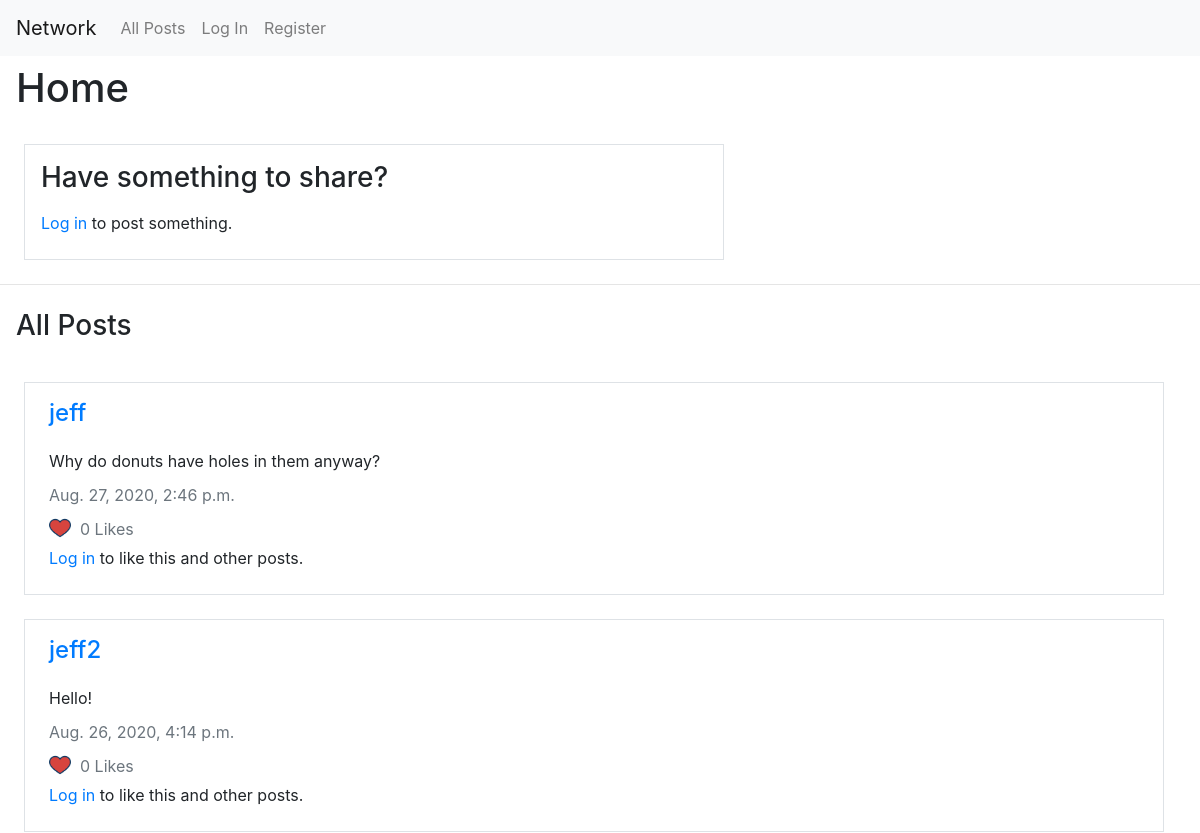
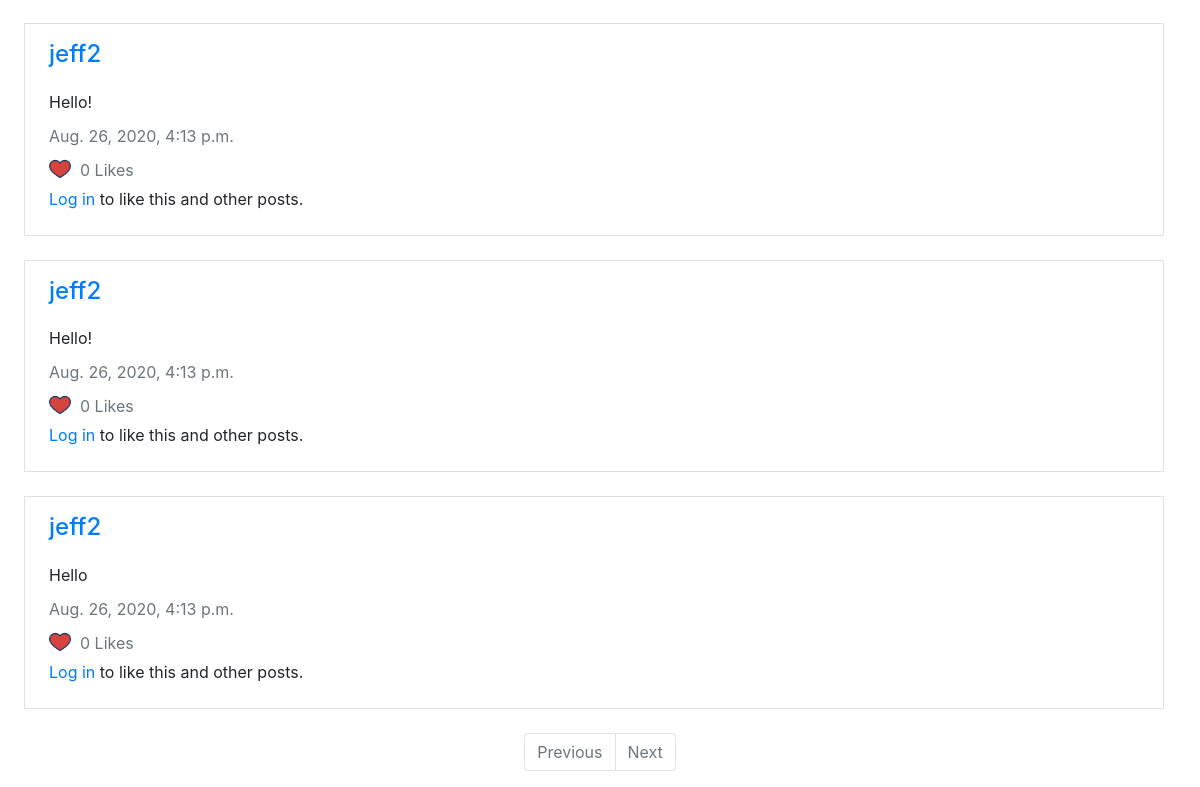
The app's page /, older data (2 pictures, top to bottom).
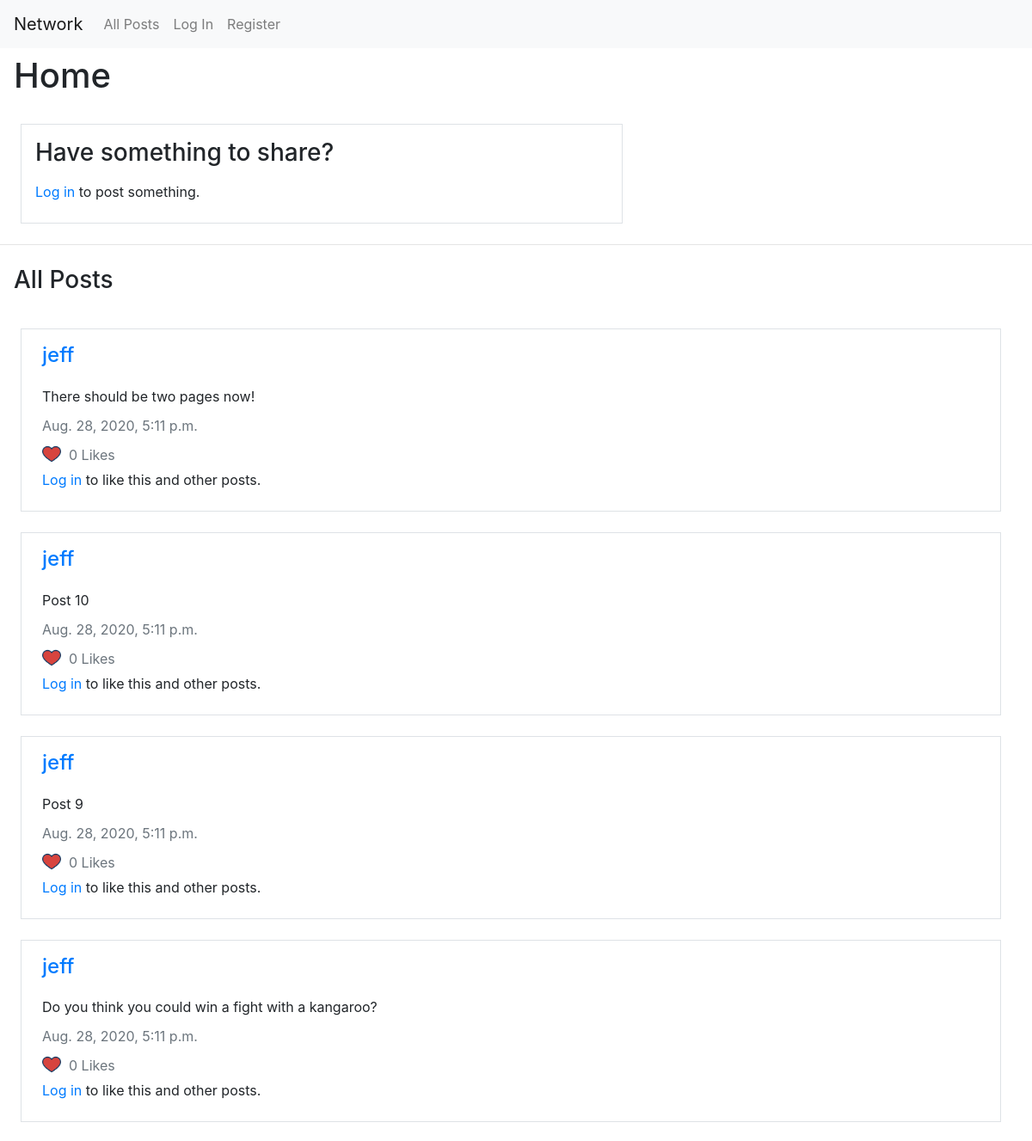
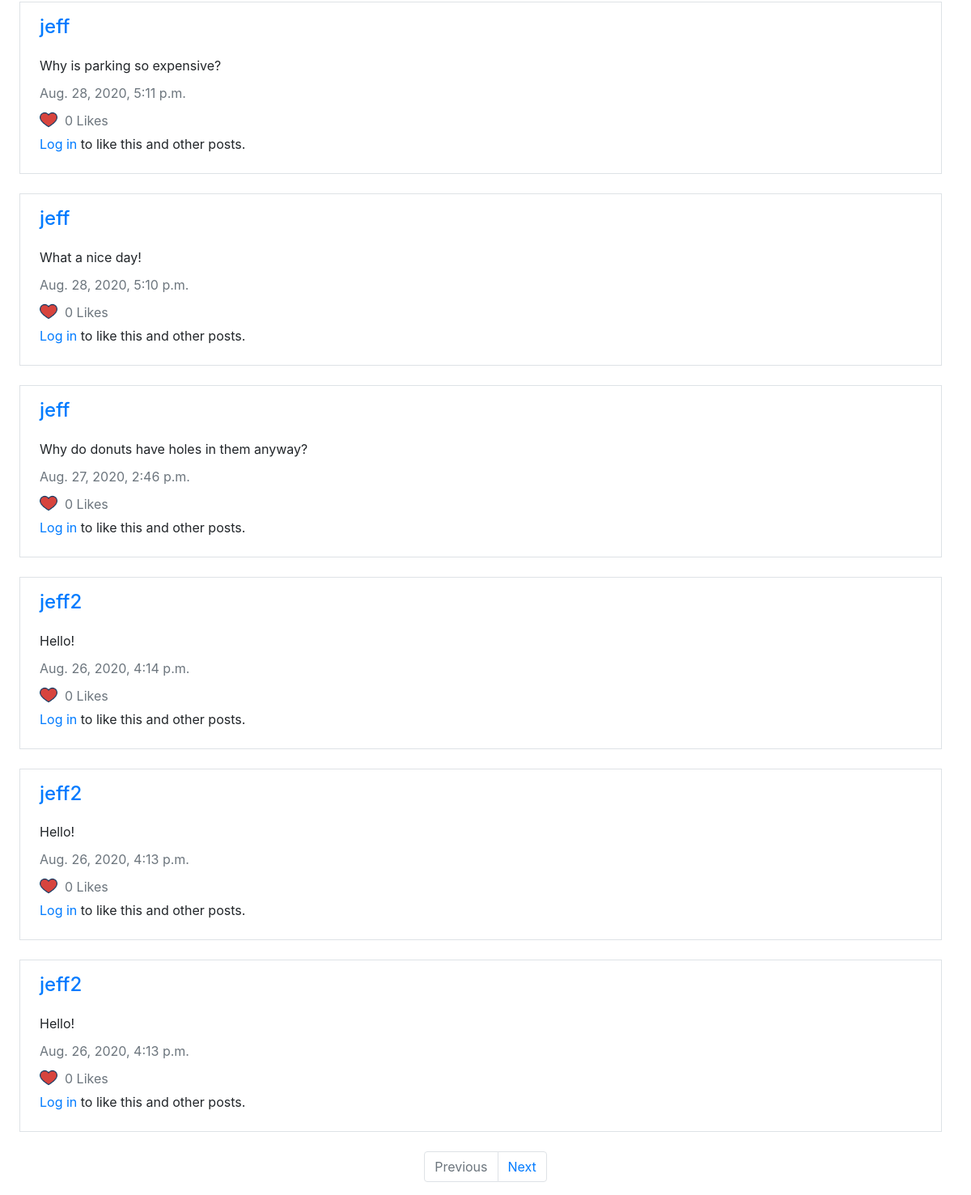
The same page, newer data (2 pictures, top to bottom).
### network/models.py (models this page shows, shortened)
class Post(models.Model):
    user = models.ForeignKey(User, on_delete=models.PROTECT, related_name="user_posts")
    postbody = models.TextField(max_length=1000)
    timestamp = models.DateTimeField()
    likes = models.ManyToManyField(User, blank=True, related_name="liked_posts")

class User(AbstractUser):
    pass

### network/views.py (the view)
# urls.py: path("", views.index, name="index"),
def index(request):
    form = PostForm()
    allposts = Post.objects.all().order_by("-timestamp")
    paginator = Paginator(allposts, 10)
    page_number = request.GET.get('page')
    posts = paginator.get_page(page_number)
    if request.user.is_authenticated:
        liked_posts = request.user.liked_posts.all()
    else:
        liked_posts = []
    return render(request, "network/index.html", {
        'form': form,
        'posts': posts,
        'title': "All Posts",
        'liked_posts': liked_posts
    })

### network/templates/network/index.html (shortened to what the changed rows need)
{% extends "network/layout.html" %}
{% load static %}
{% block body %}
<div class="row mx-2 mt-2 px-2">
    <h1>Home</h1>
</div>
    {% for post in posts %}
        <div class="container border m-4 p-2">
            <div class="row m-2 px-2">
                <a href="/users/{{post.user}}"><h4>{{ post.user }}</h4></a>
            </div>
            <div class="row mx-2 px-2">
                <p class="posttext" id="post-{{ post.id }}">{{ post.postbody }}</p>
            </div>
            <div class="row mx-2 px-2">
                <p class="text-secondary posttext">{{ post.timestamp }}</p><br>
            </div>
            {% if user.is_authenticated %}
                {% if post in liked_posts %}
                    <div class="row mx-2 px-2 unlike" data-postid="{{ post.id }}" data-userid="{{ user.id }}">
                        <img src="{% static 'network/heart-red.png' %}" class="icon posttext" id="heart-{{ post.id }}">&nbsp;&nbsp;
                        {% if post.likes.count == 1 %}
                            <p class="text-secondary posttext" id="likes-{{ post.id }}">{{ post.likes.count }} Like</p><br>
                        {% else %}
                            <p class="text-secondary posttext" id="likes-{{ post.id }}">{{ post.likes.count }} Likes</p><br>
                        {% endif %}
                    </div>
                {% else %}
                    <div class="row mx-2 px-2 like" data-postid="{{ post.id }}" data-userid="{{ user.id }}">
                        <img src="{% static 'network/heart.png' %}" class="icon posttext" id="heart-{{ post.id }}">&nbsp;&nbsp;
                        {% if post.likes.count == 1 %}
                            <p class="text-secondary posttext" id="likes-{{ post.id }}">{{ post.likes.count }} Like</p><br>
                        {% else %}
                            <p class="text-secondary posttext" id="likes-{{ post.id }}">{{ post.likes.count }} Likes</p><br>
                        {% endif %}
                    </div>
                {% endif %}
            {% else %}
                <div class="row mx-2 px-2">
                    <img src="{% static 'network/heart-red.png' %}" class="icon posttext" id="heart-{{ post.id }}">&nbsp;&nbsp;
                    {% if post.likes.count == 1 %}
                        <p class="text-secondary posttext" id="likes-{{ post.id }}">{{ post.likes.count }} Like</p><br>
                    {% else %}
                        <p class="text-secondary posttext" id="likes-{{ post.id }}">{{ post.likes.count }} Likes</p><br>
                    {% endif %}
                </div>
                <div class="row mx-2 px-2">
                    <p><a href="{% url 'login' %}">Log in</a> to like this and other posts.</p>
                </div>
            {% endif %}
        </div>
    {% empty %}
        <p class="m-2 px-2">No posts yet!</p>
    {% endfor %}
    <nav aria-label="Post page navigation">
        <ul class="pagination justify-content-center">
            {% if posts.has_next %}
                <li class="page-item">
                    <a class="page-link" href="?page={{ posts.next_page_number }}" tabindex="-1">Next</a>
                </li>
            {% else %}
                <li class="page-item disabled">
                    <a class="page-link" href="#" tabindex="-1">Next</a>
                </li>
            {% endif %}
        </ul>
      </nav>
{% endblock %}

Row changes from the older to the newer data that the page shows:
no longer on this page (row unchanged): Post: user "jeff2", postbody "Hello", timestamp "Aug. 26, 2020, 4:13 p.m.", likes.count "0"
added Post: user "jeff", postbody "There should be two pages now!", timestamp "Aug. 28, 2020, 5:11 p.m.", likes.count "0"
added Post: user "jeff", postbody "Post 10", timestamp "Aug. 28, 2020, 5:11 p.m.", likes.count "0"
added Post: user "jeff", postbody "Post 9", timestamp "Aug. 28, 2020, 5:11 p.m.", likes.count "0"
added Post: user "jeff", postbody "Do you think you could win a fight with a kangaroo?", timestamp "Aug. 28, 2020, 5:11 p.m.", likes.count "0"
added Post: user "jeff", postbody "Why is parking so expensive?", timestamp "Aug. 28, 2020, 5:11 p.m.", likes.count "0"
added Post: user "jeff", postbody "What a nice day!", timestamp "Aug. 28, 2020, 5:10 p.m.", likes.count "0"
